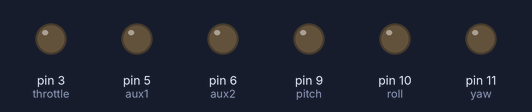
Recording of a sketch running on a simulated Arduino Uno, built with avr-gcc and run on an emulated ATmega328P. On the bench: output pins drawn as LEDs (lit = HIGH).

Above: at 0.1 s.
At 4.1 s:
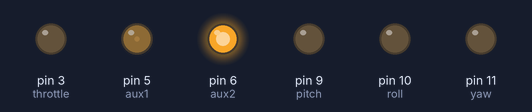
At 7.1 s:
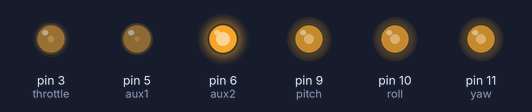
Timing chart, 0 to 8.6 s (numbered marks = the images above):
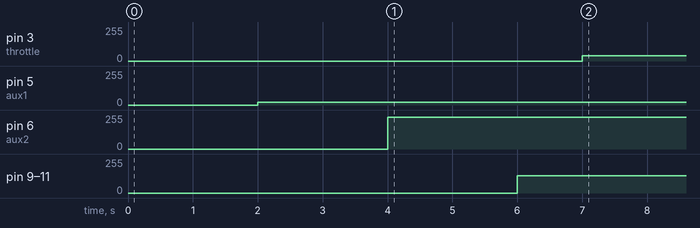

The sketch:

sd2analogwrite.ino
```cpp
// Convert servodrone2 to analogWrite()
// by Jesse Lew

// tie each channel to pin on arduino
int aux1 = 5;
int aux2 = 6;
int throttle = 3;
int pitch = 9;
int roll = 10;
int yaw = 11;
bool turnON = true;


void setup()
{
}

void loop()
{
  if(turnON == true)
  {
    // unlock motors
    delay(2000);
    analogWrite(aux1, 20);

    delay(2000);
    analogWrite(aux2, 240);
    delay(2000);

    // calibrate
    analogWrite(pitch, 128);
    analogWrite(roll, 128);
    analogWrite(yaw, 128);

    // throttle up
    delay(1000);
    analogWrite(throttle, 40);

    turnON = false;
  }
}
```

Measured:
- by itself, pin 3 (throttle): 0/255 → 40/255 at 7.0 s
- by itself, pin 5 (aux1): 0/255 → 20/255 at 2.0 s
- by itself, pin 6 (aux2): 0/255 → 240/255 at 4.0 s
- by itself, pin 9 (pitch), pin 10 (roll), pin 11 (yaw): 0/255 → 128/255 at 6.0 s
